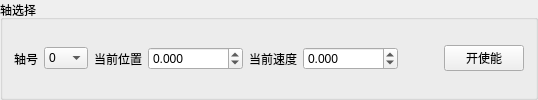
        <widget class="QGroupBox" name="groupBox_14">
         <property name="title">
          <string>轴选择</string>
         </property>
         <layout class="QHBoxLayout" name="horizontalLayout_2">
          <item>
           <widget class="QLabel" name="lbHomeStatus_24">
            <property name="text">
             <string>轴号</string>
            </property>
           </widget>
          </item>
          <item>
           <widget class="QComboBox" name="cbAxisSel">
            <item>
             <property name="text">
              <string>0</string>
             </property>
            </item>
            <item>
             <property name="text">
              <string>1</string>
             </property>
            </item>
            <item>
             <property name="text">
              <string>2</string>
             </property>
            </item>
            <item>
             <property name="text">
              <string>3</string>
             </property>
            </item>
            <item>
             <property name="text">
              <string>4</string>
             </property>
            </item>
            <item>
             <property name="text">
              <string>5</string>
             </property>
            </item>
            <item>
             <property name="text">
              <string>6</string>
             </property>
            </item>
            <item>
             <property name="text">
              <string>7</string>
             </property>
            </item>
            <item>
             <property name="text">
              <string>8</string>
             </property>
            </item>
            <item>
             <property name="text">
              <string>9</string>
             </property>
            </item>
            <item>
             <property name="text">
              <string>10</string>
             </property>
            </item>
            <item>
             <property name="text">
              <string>11</string>
             </property>
            </item>
            <item>
             <property name="text">
              <string>12</string>
             </property>
            </item>
            <item>
             <property name="text">
              <string>13</string>
             </property>
            </item>
            <item>
             <property name="text">
              <string>14</string>
             </property>
            </item>
            <item>
             <property name="text">
              <string>15</string>
             </property>
            </item>
            <item>
             <property name="text">
              <string>16</string>
             </property>
            </item>
            <item>
             <property name="text">
              <string>17</string>
             </property>
            </item>
            <item>
             <property name="text">
              <string>18</string>
             </property>
            </item>
            <item>
             <property name="text">
              <string>19</string>
             </property>
            </item>
            <item>
             <property name="text">
              <string>20</string>
             </property>
            </item>
            <item>
             <property name="text">
              <string>21</string>
             </property>
            </item>
            <item>
             <property name="text">
              <string>22</string>
             </property>
            </item>
            <item>
             <property name="text">
              <string>23</string>
             </property>
            </item>
            <item>
             <property name="text">
              <string>24</string>
             </property>
            </item>
            <item>
             <property name="text">
              <string>25</string>
             </property>
            </item>
            <item>
             <property name="text">
              <string>26</string>
             </property>
            </item>
            <item>
             <property name="text">
              <string>27</string>
             </property>
            </item>
            <item>
             <property name="text">
              <string>28</string>
             </property>
            </item>
            <item>
             <property name="text">
              <string>29</string>
             </property>
            </item>
            <item>
             <property name="text">
              <string>30</string>
             </property>
            </item>
            <item>
             <property name="text">
              <string>31</string>
             </property>
            </item>
            <item>
             <property name="text">
              <string>32</string>
             </property>
            </item>
           </widget>
          </item>
          <item>
           <widget class="QLabel" name="lbHomeStatus_35">
            <property name="text">
             <string>当前位置</string>
            </property>
           </widget>
          </item>
          <item>
           <widget class="QDoubleSpinBox" name="spAxisActPos">
            <property name="readOnly">
             <bool>false</bool>
            </property>
            <property name="decimals">
             <number>3</number>
            </property>
            <property name="minimum">
             <double>-999999.000000000000000</double>
            </property>
            <property name="maximum">
             <double>999999.989999999990687</double>
            </property>
            <property name="value">
             <double>0.000000000000000</double>
            </property>
           </widget>
          </item>
          <item>
           <widget class="QLabel" name="lbHomeStatus_34">
            <property name="text">
             <string>当前速度</string>
            </property>
           </widget>
          </item>
          <item>
           <widget class="QDoubleSpinBox" name="spAxisActVel">
            <property name="readOnly">
             <bool>false</bool>
            </property>
            <property name="decimals">
             <number>3</number>
            </property>
            <property name="minimum">
             <double>-999999.000000000000000</double>
            </property>
            <property name="maximum">
             <double>999999.989999999990687</double>
            </property>
            <property name="value">
             <double>0.000000000000000</double>
            </property>
           </widget>
          </item>
          <item>
           <spacer name="horizontalSpacer_3">
            <property name="orientation">
             <enum>Qt::Horizontal</enum>
            </property>
            <property name="sizeHint" stdset="0">
             <size>
              <width>40</width>
              <height>20</height>
             </size>
            </property>
           </spacer>
          </item>
          <item>
           <widget class="QPushButton" name="btAxisPowerOn">
            <property name="text">
             <string>开使能</string>
            </property>
            <property name="checkable">
             <bool>true</bool>
            </property>
           </widget>
          </item>
         </layout>
        </widget>
